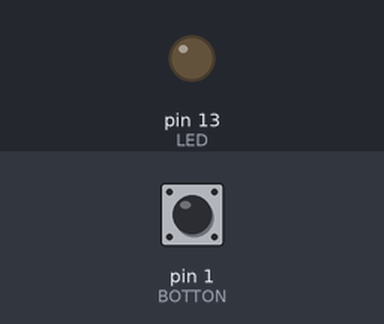
Recording of a sketch running on a simulated Arduino Uno, built with avr-gcc and run on an emulated ATmega328P. Parts: output pins drawn as LEDs (lit = HIGH). Inputs (shaded band) come from the test bench; at power-on: pin 1 (BOTTON) LOW.

Above: at 1.2 s.
1.3 s: pin 1 (BOTTON) pulled HIGH for 0.15 s
At 1.37 s:
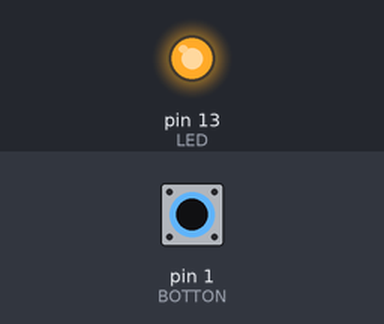
2.9 s: pin 1 (BOTTON) pulled HIGH for 3.2 s
At 7.2 s:
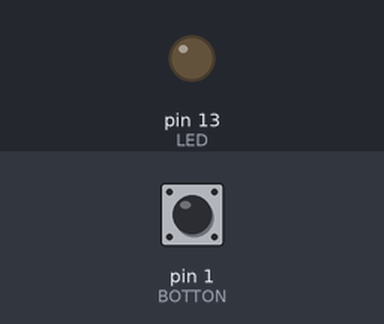
Timing chart, 0 to 8.7 s (numbered marks = the images above; inputs shaded):
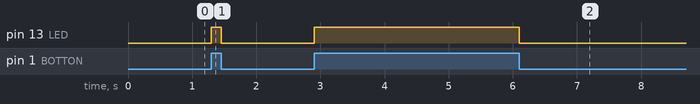

Measured:
- after the input at 1.3 s, pin 13 (LED): LOW → HIGH at once, → LOW 0.15 s later
- after the input at 2.9 s, pin 13 (LED): LOW → HIGH at once, → LOW 3.2 s later

The sketch:

LED_Boton.ino
```cpp
#define LED 13
#define BOTTON 1
void setup()
{
  pinMode(LED, OUTPUT);
  pinMode(BOTTON,INPUT);
}

void loop()
{
  if(digitalRead(BOTTON)==1)
  {
  digitalWrite(LED,true);
  }else
  {
  digitalWrite(LED,false);
  }
}
```
